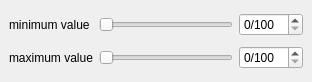
<?xml version="1.0" encoding="UTF-8"?>
<ui version="4.0">
 <class>Form</class>
 <widget class="QWidget" name="Form">
  <property name="geometry">
   <rect>
    <x>0</x>
    <y>0</y>
    <width>312</width>
    <height>82</height>
   </rect>
  </property>
  <property name="sizePolicy">
   <sizepolicy hsizetype="Preferred" vsizetype="Minimum">
    <horstretch>0</horstretch>
    <verstretch>0</verstretch>
   </sizepolicy>
  </property>
  <property name="windowTitle">
   <string>Form</string>
  </property>
  <layout class="QVBoxLayout" name="verticalLayout">
   <property name="margin">
    <number>0</number>
   </property>
   <item>
    <widget class="QWidget" name="widget" native="true">
     <property name="sizePolicy">
      <sizepolicy hsizetype="Preferred" vsizetype="Minimum">
       <horstretch>0</horstretch>
       <verstretch>0</verstretch>
      </sizepolicy>
     </property>
     <layout class="QGridLayout" name="gridLayout">
      <item row="0" column="0">
       <widget class="QLabel" name="label">
        <property name="text">
         <string>minimum value</string>
        </property>
       </widget>
      </item>
      <item row="0" column="1">
       <widget class="QSlider" name="_minSlider">
        <property name="minimumSize">
         <size>
          <width>75</width>
          <height>0</height>
         </size>
        </property>
        <property name="orientation">
         <enum>Qt::Horizontal</enum>
        </property>
       </widget>
      </item>
      <item row="0" column="2">
       <widget class="QSpinBox" name="_minSpin">
        <property name="suffix">
         <string>/100</string>
        </property>
        <property name="prefix">
         <string/>
        </property>
       </widget>
      </item>
      <item row="1" column="0">
       <widget class="QLabel" name="label_2">
        <property name="text">
         <string>maximum value</string>
        </property>
       </widget>
      </item>
      <item row="1" column="1">
       <widget class="QSlider" name="_maxSlider">
        <property name="minimumSize">
         <size>
          <width>75</width>
          <height>0</height>
         </size>
        </property>
        <property name="orientation">
         <enum>Qt::Horizontal</enum>
        </property>
       </widget>
      </item>
      <item row="1" column="2">
       <widget class="QSpinBox" name="_maxSpin">
        <property name="suffix">
         <string>/100</string>
        </property>
       </widget>
      </item>
     </layout>
    </widget>
   </item>
  </layout>
 </widget>
 <resources/>
 <connections>
  <connection>
   <sender>_minSlider</sender>
   <signal>valueChanged(int)</signal>
   <receiver>_minSpin</receiver>
   <slot>setValue(int)</slot>
   <hints>
    <hint type="sourcelabel">
     <x>200</x>
     <y>17</y>
    </hint>
    <hint type="destinationlabel">
     <x>280</x>
     <y>20</y>
    </hint>
   </hints>
  </connection>
  <connection>
   <sender>_maxSlider</sender>
   <signal>valueChanged(int)</signal>
   <receiver>_maxSpin</receiver>
   <slot>setValue(int)</slot>
   <hints>
    <hint type="sourcelabel">
     <x>180</x>
     <y>45</y>
    </hint>
    <hint type="destinationlabel">
     <x>267</x>
     <y>51</y>
    </hint>
   </hints>
  </connection>
  <connection>
   <sender>_minSpin</sender>
   <signal>valueChanged(int)</signal>
   <receiver>_minSlider</receiver>
   <slot>setValue(int)</slot>
   <hints>
    <hint type="sourcelabel">
     <x>237</x>
     <y>10</y>
    </hint>
    <hint type="destinationlabel">
     <x>186</x>
     <y>17</y>
    </hint>
   </hints>
  </connection>
  <connection>
   <sender>_maxSpin</sender>
   <signal>valueChanged(int)</signal>
   <receiver>_maxSlider</receiver>
   <slot>setValue(int)</slot>
   <hints>
    <hint type="sourcelabel">
     <x>241</x>
     <y>38</y>
    </hint>
    <hint type="destinationlabel">
     <x>194</x>
     <y>38</y>
    </hint>
   </hints>
  </connection>
 </connections>
</ui>
